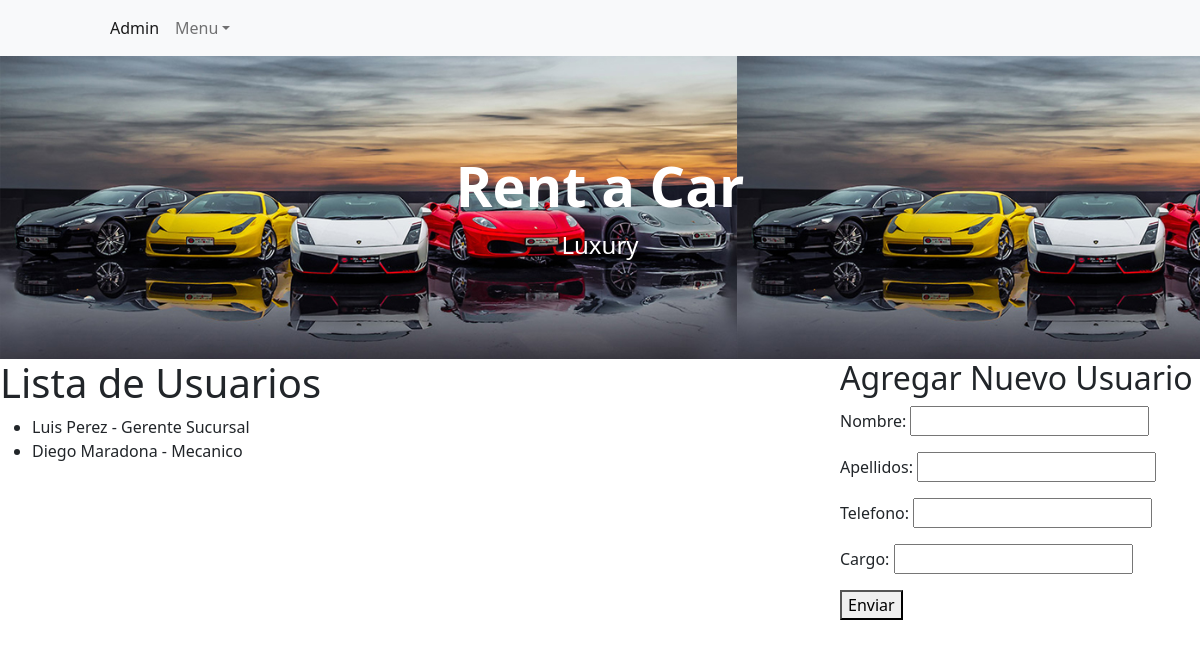
The page /app-rent/usuarios/ on the database its author committed.
### AppRent/models.py (models this page shows)
class Usuarios(models.Model):
    nombre=models.TextField(max_length=25)
    apellido=models.TextField(max_length=25)
    telefono=models.TextField(max_length=15)
    cargo=models.TextField(max_length=20)

### AppRent/views.py (the view)
# urls.py: path('usuarios/', usuarios, name='Usuarios'),
def usuarios(req):
    lista = Usuarios.objects.all()
    miFormulario = FormularioUsuario()
    return render(req,"usuarios.html", {"lista_usuarios": lista, "miFormulario": miFormulario})

### AppRent/forms.py
class FormularioUsuario(forms.Form):
    nombre = forms.CharField(required=True)
    apellidos = forms.CharField(required=True)
    telefono = forms.CharField(required=True)
    cargo = forms.CharField(required=True)

### AppRent/templates/usuarios.html (shortened to what this page needs)
{% extends 'index.html' %}
{% block contenidoQueCambia %}
    <div style="display: flex; justify-content: space-between;">
        <div style="width: 60%; margin-right: 20px;">
            <h1>Lista de Usuarios</h1>
            <ul>
                {% for usuario in lista_usuarios %}
                    <li>{{ usuario.nombre }} {{ usuario.apellido }} -  {{ usuario.cargo }}</li>
                {% endfor %}
            </ul>
        </div>
        <div style="width: 30%; margin-left: 20px;">
            <h2>Agregar Nuevo Usuario</h2>
            <form action="{% url 'FormularioUsuario' %}" method="post">
                {{ miFormulario.as_p }}
                <button type="submit">Enviar</button>
            </form>
        </div>
    </div>
{% endblock contenidoQueCambia %}

### AppRent/templates/index.html (shortened to what this page needs)
<!DOCTYPE html>
<html lang="en">
    <head>
        {% load static %}
        <link href="https://cdn.jsdelivr.net/npm/bootstrap-icons@1.5.0/font/bootstrap-icons.css" rel="stylesheet" />
        <link href="{% static 'css/styles.css' %}" rel="stylesheet" />
    </head>
    <body>
        {% include 'navbar.html' %}
        {% include 'header.html' %}
        {% block contenidoQueCambia %}{% endblock contenidoQueCambia %}
    </body>
</html>

### AppRent/templates/navbar.html (shortened to what this page needs)
<nav class="navbar navbar-expand-lg navbar-light bg-light">
    <div class="container px-4 px-lg-5">
        <div class="collapse navbar-collapse" id="navbarSupportedContent">
            <ul class="navbar-nav me-auto mb-2 mb-lg-0 ms-lg-4">
                <li class="nav-item"><a class="nav-link active" aria-current="page" href="">Admin</a></li>
                <li class="nav-item dropdown">
                    <a class="nav-link dropdown-toggle" id="navbarDropdown" href="#" role="button" data-bs-toggle="dropdown" aria-expanded="false" float="right">Menu</a>
                </li>
            </ul>
        </div>
    </div>
</nav>

### AppRent/templates/header.html
<header class="bg-dark py-5">
    <div class="container px-4 px-lg-5 my-5">
        <div class="text-center text-white">
            <h1 class="display-4 fw-bolder">Rent a Car</h1>
            <p class="lead fw-normal text-white-50 mb-0">Luxury</p>
        </div>
    </div>
</header>

### rows shown on the page
Usuarios: nombre "Luis", apellido "Perez", cargo "Gerente Sucursal"
Usuarios: nombre "Diego", apellido "Maradona", cargo "Mecanico"
